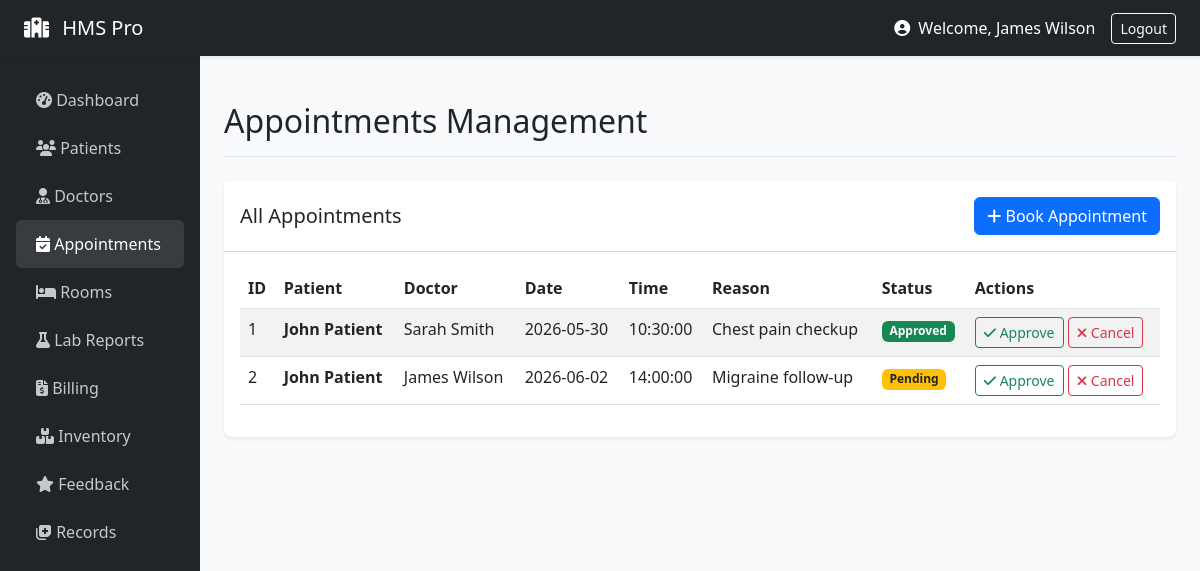
Screenshot of /staff/appointments (signed in) with the database file from the repository.
### models/__init__.py (models this page shows, shortened)
class User(UserMixin, db.Model):
    id = db.Column(db.Integer, primary_key=True)
    email = db.Column(db.String(120), unique=True, nullable=False)
    name = db.Column(db.String(100), nullable=False)
    role = db.Column(db.String(20), nullable=False)
    password_hash = db.Column(db.String(200), nullable=False)
    age = db.Column(db.Integer)
    gender = db.Column(db.String(10))
    staff_role = db.Column(db.String(50))
    department = db.Column(db.String(50))
    staff_id = db.Column(db.String(20))
    created_at = db.Column(db.DateTime, default=datetime.utcnow)

class Appointment(db.Model):
    id = db.Column(db.Integer, primary_key=True)
    patient_id = db.Column(db.Integer, db.ForeignKey('user.id'))
    doctor_id = db.Column(db.Integer, db.ForeignKey('user.id'))
    department = db.Column(db.String(100))
    hospital_branch = db.Column(db.String(100))
    appointment_type = db.Column(db.String(50))
    date = db.Column(db.Date, nullable=False)
    time = db.Column(db.Time, nullable=False)
    status = db.Column(db.String(20), default='Pending')
    reason = db.Column(db.Text)
    symptoms = db.Column(db.Text)
    created_at = db.Column(db.DateTime, default=datetime.utcnow)
    patient = db.relationship('User', foreign_keys=[patient_id])
    doctor = db.relationship('User', foreign_keys=[doctor_id])

### routes/staff.py (the view, shortened to what this page needs)
@staff_bp.route('/appointments', methods=['GET', 'POST'])
def appointments():
    form = AppointmentForm()
    doctors = User.query.filter_by(role='staff').all() # or 'doctor' if you use that role
    form.doctor_id.choices = [(d.id, d.name) for d in doctors]
    patients = User.query.filter_by(role='patient').all()
    form.patient_id.choices = [(p.id, p.name) for p in patients]
    query = Appointment.query
    if request.args.get('status'): query = query.filter_by(status=request.args.get('status'))
    if request.args.get('doctor_id'): query = query.filter_by(doctor_id=request.args.get('doctor_id'))
    if request.args.get('date'):
        try:
            filter_date = datetime.strptime(request.args.get('date'), '%Y-%m-%d').date()
            query = query.filter_by(date=filter_date)
        except ValueError:
            pass
    appointments = query.all()
    return render_template('appointments.html', appointments=appointments, form=form)

### models/__init__.py (called while the page is built)
@login_manager.user_loader
def load_user(user_id):
    return User.query.get(int(user_id))

### routes/staff.py (called while the page is built)
def staff_required(f):
    @wraps(f)
    def decorated_function(*args, **kwargs):
        if current_user.role != 'staff':
            flash('Staff access only', 'danger')
            return redirect(url_for('auth.login'))
        return f(*args, **kwargs)
    return decorated_function

@staff_bp.before_request
@login_required
@staff_required
def before_request():
    pass

### templates/appointments.html (shortened to what this page needs)
{% extends "base.html" %}
{% block page_title %}Appointments Management{% endblock %}
{% block content %}
<div class="card">
    <div class="card-header bg-white d-flex justify-content-between align-items-center py-3">
        <h5 class="mb-0">All Appointments</h5>
        <button type="button" class="btn btn-primary" data-bs-toggle="modal" data-bs-target="#addApptModal">
            <i class="fas fa-plus"></i> Book Appointment
        </button>
    </div>
    <div class="card-body">
        <table class="table table-striped table-hover datatable w-100">
            <thead>
                <tr>
                    <th>ID</th>
                    <th>Patient</th>
                    <th>Doctor</th>
                    <th>Date</th>
                    <th>Time</th>
                    <th>Reason</th>
                    <th>Status</th>
                    <th>Actions</th>
                </tr>
            </thead>
            <tbody>
                {% for appt in appointments %}
                <tr>
                    <td>{{ appt.id }}</td>
                    <td><strong>{{ appt.patient.name if appt.patient else 'Unknown' }}</strong></td>
                    <td>{{ appt.doctor.name if appt.doctor else 'Unknown' }}</td>
                    <td>{{ appt.date }}</td>
                    <td>{{ appt.time }}</td>
                    <td>{{ appt.reason }}</td>
                    <td>
                        {% if appt.status == 'Approved' %}
                        <span class="badge bg-success">Approved</span>
                        {% elif appt.status == 'Pending' %}
                        <span class="badge bg-warning text-dark">Pending</span>
                        {% else %}
                        <span class="badge bg-secondary">{{ appt.status }}</span>
                        {% endif %}
                    </td>
                    <td>
                        <a href="#" class="btn btn-sm btn-outline-success"><i class="fas fa-check"></i> Approve</a>
                        <a href="#" class="btn btn-sm btn-outline-danger"><i class="fas fa-times"></i> Cancel</a>
                    </td>
                </tr>
                {% endfor %}
            </tbody>
        </table>
    </div>
</div>
{% endblock %}

### templates/base.html (shortened to what this page needs)
<!doctype html>
<html lang="en">
<head>
  <link href="https://cdn.jsdelivr.net/npm/bootstrap@5.3.0/dist/css/bootstrap.min.css" rel="stylesheet">
  <link rel="stylesheet" href="https://cdnjs.cloudflare.com/ajax/libs/font-awesome/6.4.0/css/all.min.css">
</head>
<body>
{% if current_user.is_authenticated %}
<nav class="navbar navbar-dark bg-dark sticky-top shadow-sm">
  <div class="container-fluid px-4">
    <a class="navbar-brand" href="/"><i class="fas fa-hospital me-2"></i> HMS Pro</a>
    <div class="d-flex align-items-center text-white">
      <span class="me-3">
        <i class="fas fa-user-circle me-1"></i> Welcome, {{ current_user.name.split('@')[0] if '@' in current_user.name else current_user.name }}
      </span>
      <a class="btn btn-outline-light btn-sm" href="{{ url_for('auth.logout') }}">Logout</a>
    </div>
  </div>
</nav>
{% endif %}
<div id="main-wrapper">
    {% if not current_user.is_authenticated %}
        <div class="container mt-5">
    {% else %}
        <div class="container-fluid">
            <div class="row">
                <nav class="col-md-2 d-none d-md-block sidebar px-3">
                    <ul class="nav flex-column">
                        {% if current_user.role == 'staff' %}
                            <li class="nav-item">
                                <a class="nav-link {{ 'active' if request.endpoint == 'staff.dashboard' else '' }}" href="{{ url_for('staff.dashboard') }}"><i class="fas fa-tachometer-alt"></i> Dashboard</a>
                            </li>
                            <li class="nav-item">
                                <a class="nav-link {{ 'active' if request.endpoint == 'staff.patients' else '' }}" href="{{ url_for('staff.patients') }}"><i class="fas fa-users"></i> Patients</a>
                            </li>
                            <li class="nav-item">
                                <a class="nav-link {{ 'active' if request.endpoint == 'staff.doctors' else '' }}" href="{{ url_for('staff.doctors') }}"><i class="fas fa-user-md"></i> Doctors</a>
                            </li>
                            <li class="nav-item">
                                <a class="nav-link {{ 'active' if request.endpoint == 'staff.appointments' else '' }}" href="{{ url_for('staff.appointments') }}"><i class="fas fa-calendar-check"></i> Appointments</a>
                            </li>
                            <li class="nav-item">
                                <a class="nav-link {{ 'active' if request.endpoint == 'staff.rooms' else '' }}" href="{{ url_for('staff.rooms') }}"><i class="fas fa-bed"></i> Rooms</a>
                            </li>
                            <li class="nav-item">
                                <a class="nav-link {{ 'active' if request.endpoint == 'staff.lab' else '' }}" href="{{ url_for('staff.lab') }}"><i class="fas fa-flask"></i> Lab Reports</a>
                            </li>
                            <li class="nav-item">
                                <a class="nav-link {{ 'active' if request.endpoint == 'staff.billing' else '' }}" href="{{ url_for('staff.billing') }}"><i class="fas fa-file-invoice-dollar"></i> Billing</a>
                            </li>
                            <li class="nav-item">
                                <a class="nav-link {{ 'active' if request.endpoint == 'staff.inventory' else '' }}" href="{{ url_for('staff.inventory') }}"><i class="fas fa-boxes"></i> Inventory</a>
                            </li>
                            <li class="nav-item">
                                <a class="nav-link {{ 'active' if request.endpoint == 'staff.feedback' else '' }}" href="{{ url_for('staff.feedback') }}"><i class="fas fa-star"></i> Feedback</a>
                            </li>
                            <li class="nav-item">
                                <a class="nav-link" href="#" onclick="alert('Select a patient to view records')"><i class="fas fa-notes-medical"></i> Records</a>
                            </li>
                        {% endif %}
                    </ul>
                </nav>
                <main class="col-md-10 ms-sm-auto px-md-4 main-content">
                    <div class="d-flex justify-content-between flex-wrap flex-md-nowrap align-items-center pt-3 pb-2 mb-4 border-bottom">
                        <h1 class="h2">{% block page_title %}{% endblock %}</h1>
                    </div>
    {% endif %}
    {% block content %}{% endblock %}
    {% if current_user.is_authenticated %}
                </main>
            </div>
        </div>
    {% else %}
        </div>
    {% endif %}
</div>
</body>
</html>

### templates/base.html (style rules this page uses)
body { background-color: #f8f9fa; }
.sidebar { min-height: 100vh; background-color: #212529; color: white; padding-top: 20px; }
.sidebar .nav-link { color: rgba(255,255,255,.75); padding: 12px 20px; font-weight: 500; }
.sidebar .nav-link:hover, .sidebar .nav-link.active { color: white; background-color: rgba(255,255,255,.1); border-radius: 5px; }
.main-content { padding: 30px; }
.card { box-shadow: 0 0.125rem 0.25rem rgba(0,0,0,.075); border: none; border-radius: 0.5rem; margin-bottom: 20px; }

### rows the page displays
User: name "James Wilson"
Appointment: id "1", patient "John Patient", doctor "Sarah Smith", date "2026-05-30", time "10:30:00", reason "Chest pain checkup", status "Approved"
Appointment: id "2", patient "John Patient", doctor "James Wilson", date "2026-06-02", time "14:00:00", reason "Migraine follow-up", status "Pending"
